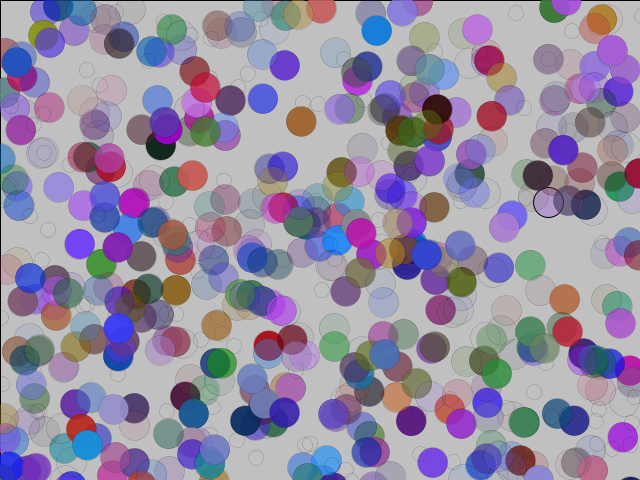
Frame 1 (no input)
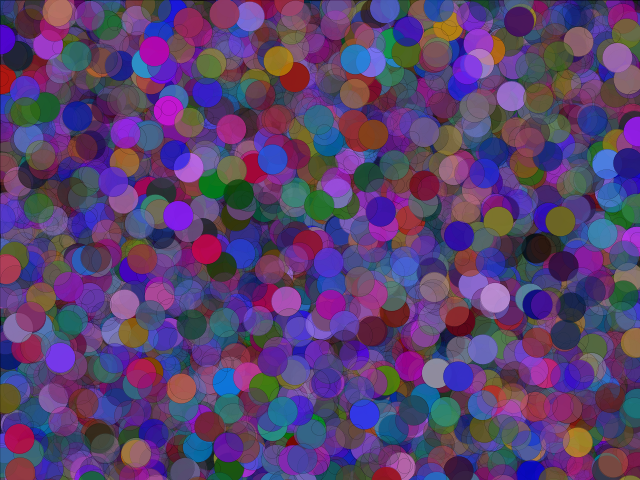
Frame 60 (the mouse pressed at the canvas centre just before this capture)
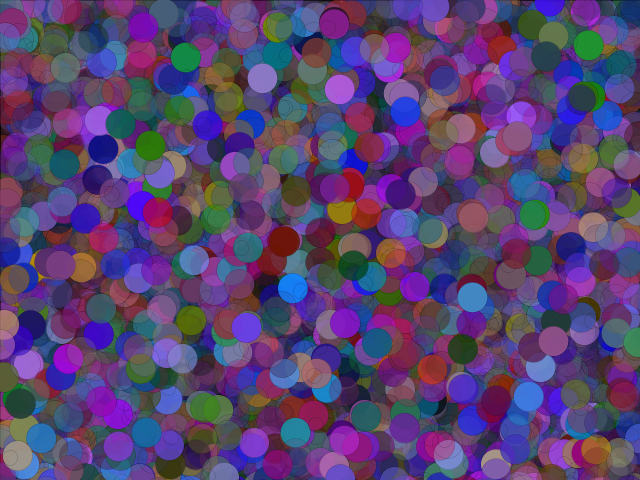
Frame 120 (the mouse held since frame 60 and released just before this capture)

The Processing sketch that drew these frames (run headless with seeded random() and noise(); from frame 60 on, the mouse is pressed at the canvas centre):

// Processing sketch: processing_147774
// ── processing_147774.pde

void setup(){
  size(640,480);
}
 void draw(){

 fill(0,15);  
rect( 0,0,width,height);

for ( int i =0;i < width;i++){
  color colorEntrada= color(random(200),random(150),random(255),random(255));
  
  Estrella(random(0,width),random(0,width),30,30,colorEntrada,i);
}
 }
  void Estrella(float x , float y , float ancho,float alto,color colorcito, int anillos){
    fill(colorcito);
   ellipse( x, y, ancho,  alto);
   noFill();
   strokeWeight(0.1);
   ellipse(x *2,y *2,ancho/2,alto/2);
  }
